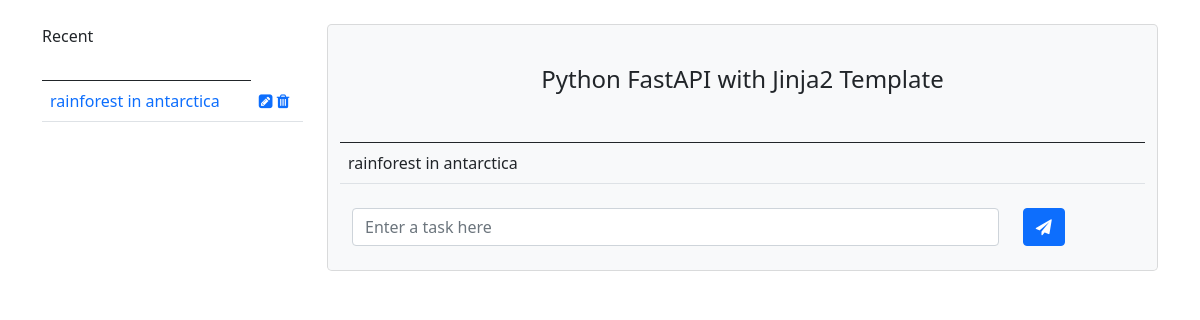
Before: / with the older database file.
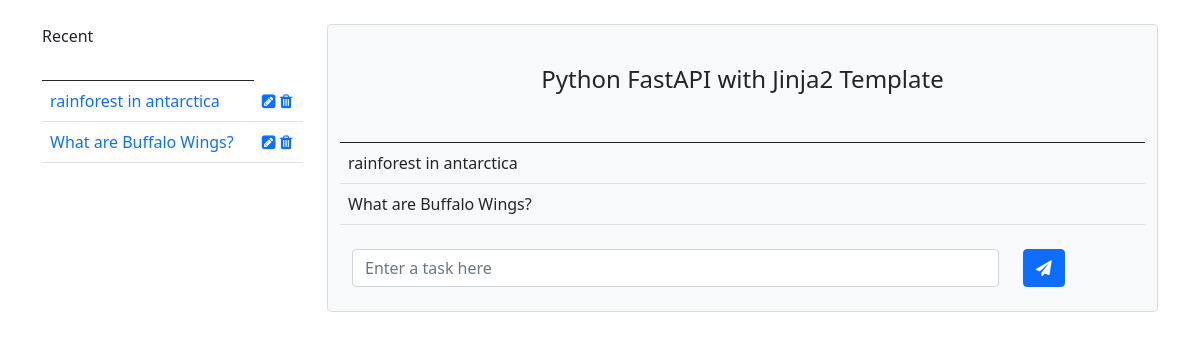
After: the same page with the newer database file.
### models.py (models this page shows)
class Todo(Base):
    __tablename__="tools"
    id = Column(Integer, primary_key=True, index=True)
    title = Column(String)
    complete = Column(Boolean, default=False)

### main.py (the view)
@app.get("/")
def home(request: Request, db: Session = Depends(get_db)):
    todos = db.query(models.Todo).all()
    return templates.TemplateResponse("index.html",
                                    {"request": request, "todo_list": todos})

### templates/index.html (shortened to what this page needs)
<!DOCTYPE html>
<html lang="en">
<head>
    <link rel="stylesheet" href="https://cdn.jsdelivr.net/npm/bootstrap@5.0.2/dist/css/bootstrap.min.css">
    <link rel="stylesheet" href="https://cdnjs.cloudflare.com/ajax/libs/font-awesome/4.7.0/css/font-awesome.min.css">
</head>
<body>
<section class="vh-100">
    <div class="container py-4 h-100">
        <div class="row d-flex h-100">
            <div class="col col-sm-3">
                <p>Recent</p>
                <table class="table mb-4">
                    <thead>
                        <tr>
                            <th scope="col"></th>
                        </tr>
                    </thead>
                    <tbody>
                        {% for todo in todo_list %}
                        <tr>
                            <td><a href="#" style="text-decoration: none;">{{todo.title}}</a></td>
                            <td>
                                <a href="/update/{{todo.id}}"><i class="fa fa-pencil-square" aria-hidden="true"></i></a>
                                <a href="/delete/{{todo.id}}"><i class="fa fa-trash"></i></a>
                            </td>
                        </tr>
                        {% endfor%}
                    </tbody>
                </table>
            </div>
            <div class="col col-sm-9">
                <div class="card rounded-3 bg-light">
                    <div class="card-body p-4">
                        <h4 class="text-center my-3 pb-3">Python FastAPI with Jinja2 Template</h4>
                        <form class="row" action="/add" method="post">
                            <table class="table mb-4">
                                <thead>
                                    <tr>
                                        <th scope="col"></th>
                                    </tr>
                                </thead>
                                <tbody>
                                    {% for todo in todo_list %}
                                    <tr>
                                        <td>{{todo.title}}</td>
                                    </tr>
                                    {% endfor%}
                                </tbody>
                            </table>
                            <div class="col-10">
                                <div class="form-outline">
                                    <input type="text" id="title" name="title" class="form-control" placeholder="Enter a task here"/>
                                </div>
                            </div>
                            <div class="col-2">
                                <button type="submit" class="btn btn-primary"><i class="fa fa-paper-plane" aria-hidden="true"></i></button>
                            </div>
                        </form>
                    </div>
                </div>
            </div>
        </div>
    </div>
</section>
</body>
</html>

Changed rows visible on the page:
added Todo: title "What are Buffalo Wings?"
